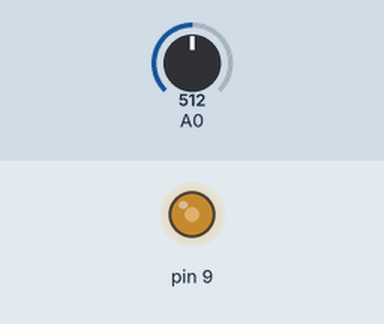
Simulated run of this sketch. Board: Arduino Uno, built with avr-gcc and run on an emulated ATmega328P. Shown: output pins drawn as LEDs (lit = HIGH). Inputs (shaded band) come from the test bench; at power-on: A0 = 512.

Above: at 1.2 s.
1.3 s: A0 set to 716
At 2.0 s:
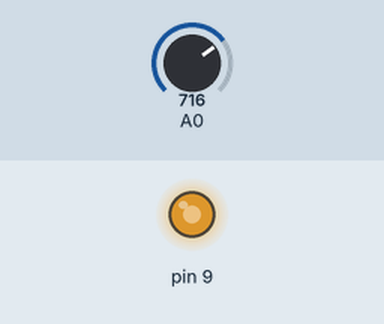
2.8 s: A0 set to 900
At 3.1 s:
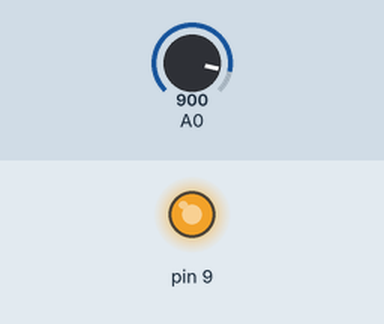
4.3 s: A0 set to 122
At 5.4 s:
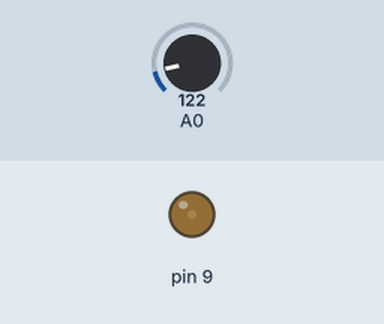
5.8 s: A0 set to 0
At 6.6 s:
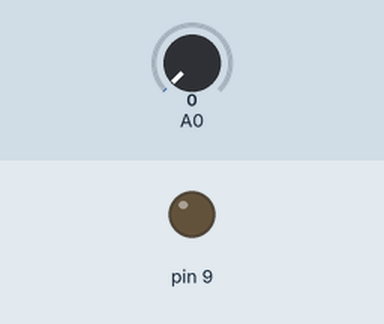
Timing chart, 0 to 8.3 s (numbered marks = the images above; inputs shaded):
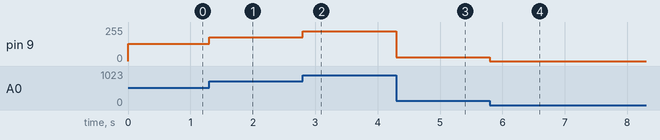

The sketch:

m2_atividade8_questaoB.ino
```cpp
void setup() {
  pinMode(9, OUTPUT);
}

void loop() {
  int val = analogRead(A0);
  analogWrite(9, val / 4);
}
```

Measured:
- after the input at 1.3 s, pin 9: 128/255 → 179/255 at once
- after the input at 2.8 s, pin 9: 179/255 → 225/255 at once
- after the input at 4.3 s, pin 9: 225/255 → 30/255 at once
- after the input at 5.8 s, pin 9: 30/255 → 0/255 at once
